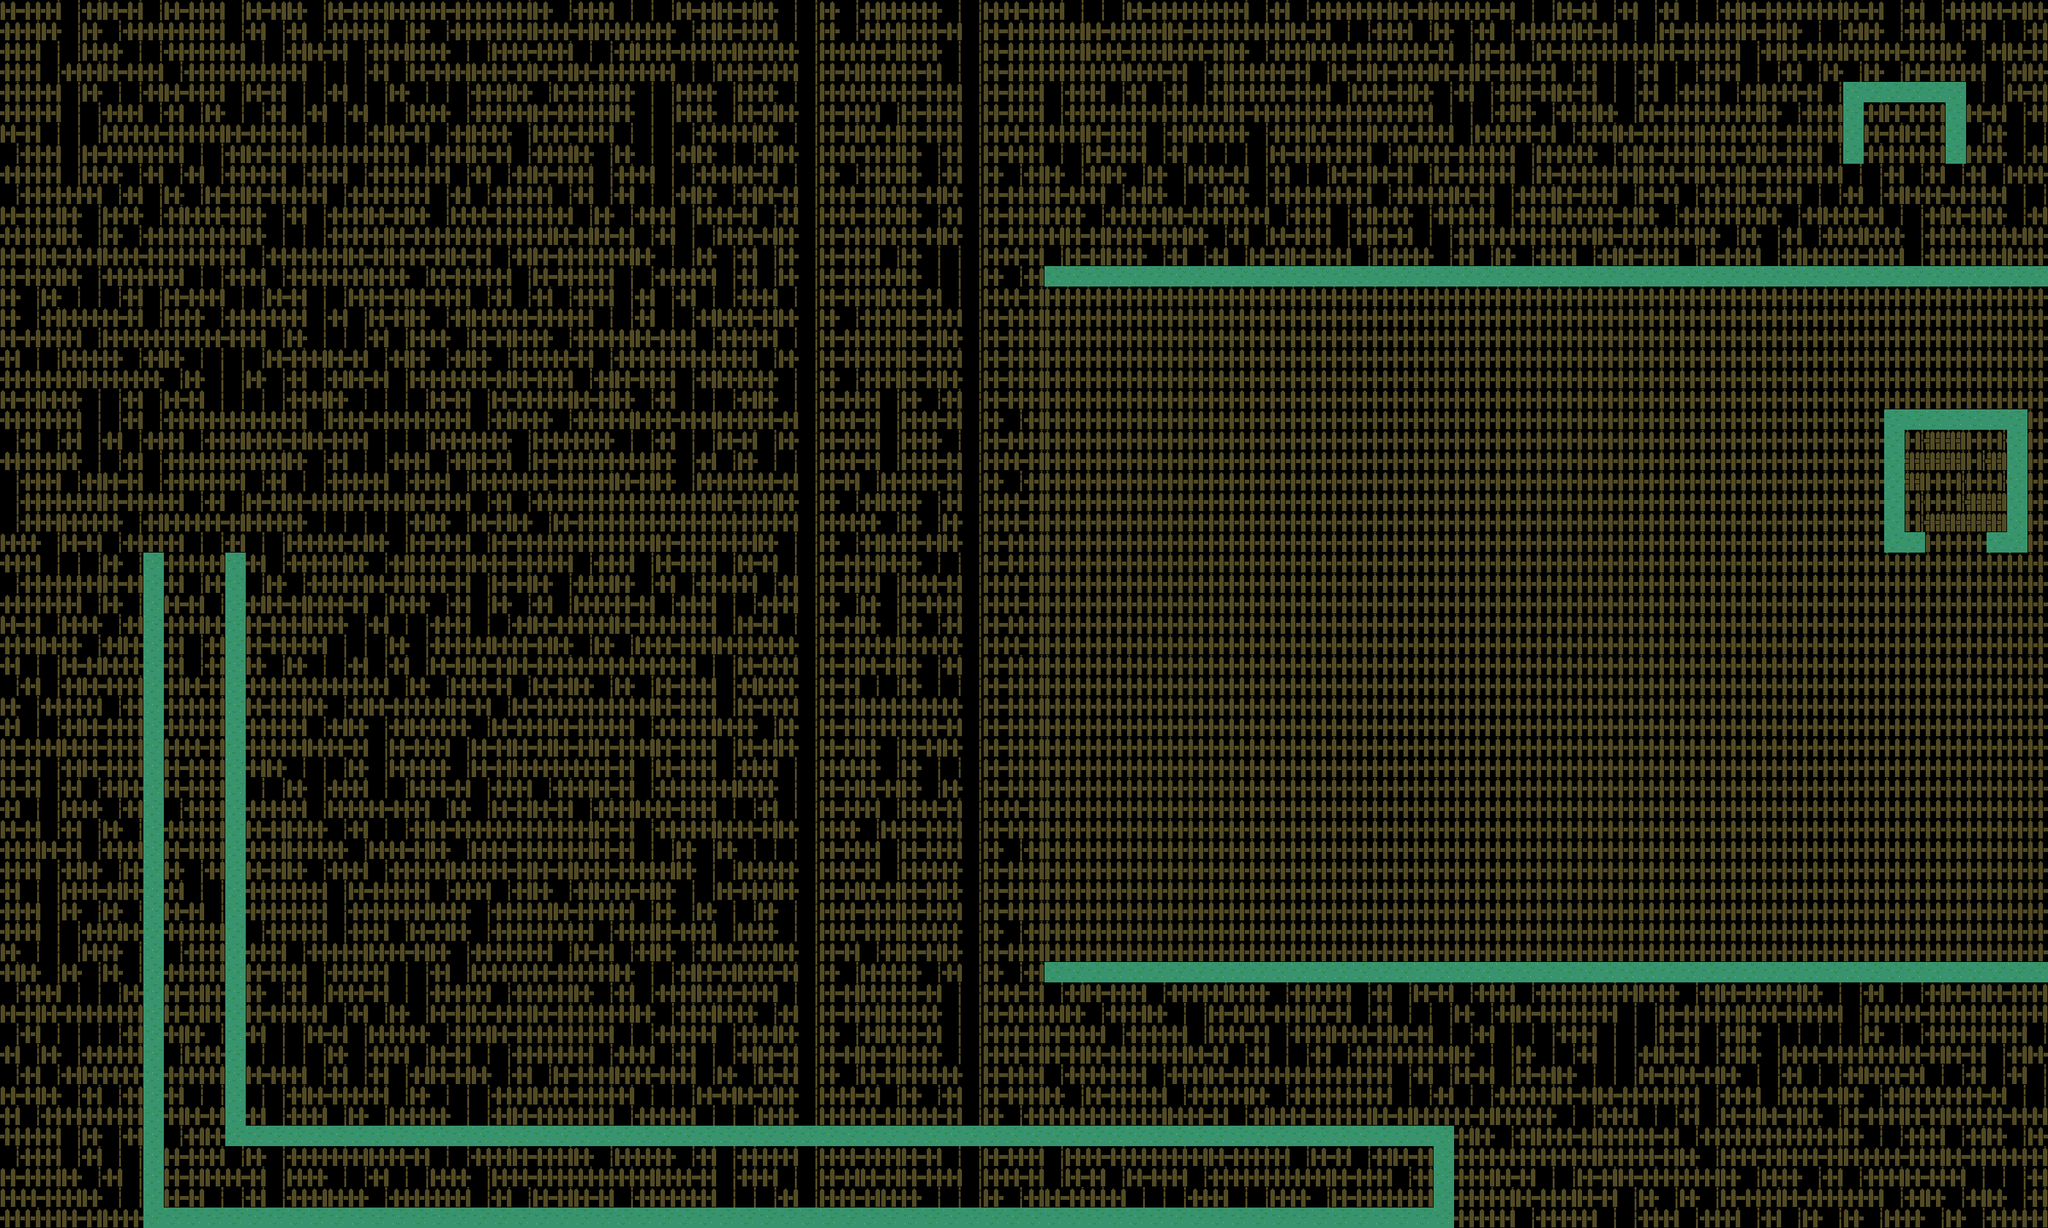

Rendered tile map (Tiled .tmx) drawn with the repository's tilesets; below, a short description and the map source with its tile grids summarised:
An orthogonal 100x60 tile map with 32x32 px tiles, 2 tile layers (background, foreground) and 34 objects (9x Enemy, 4x DogTrainer, Krissy, Hershey).

<map version="1.0" orientation="orthogonal" width="100" height="60" tilewidth="32" tileheight="32">
 <properties>
  <property name="song" value="level3" />
 </properties>
 <tileset firstgid="1" name="tileset" tilewidth="32" tileheight="32">
  <image source="tileset.png" width="256" height="32" />
 </tileset>
 <layer name="background" width="100" height="60">
  <data>[6000 cells, 6000 non-empty, 5 distinct tile ids]</data>
 </layer>
 <layer name="foreground" width="100" height="60">
  <data>[6000 cells, 343 non-empty, 5 distinct tile ids]</data>
 </layer>
 <objectgroup name="collision" width="100" height="60">
  <object x="0" y="-32" width="3200" height="32" />
  <object x="-32" y="0" width="32" height="1920" />
  <object x="0" y="1920" width="3200" height="32" />
  <object x="3200" y="0" width="32" height="1920" />
  <object x="1632" y="416" width="1568" height="32" />
  <object x="1632" y="1504" width="1568" height="32" />
  <object x="2944" y="832" width="64" height="32" />
  <object x="2944" y="640" width="32" height="192" />
  <object x="2976" y="640" width="192" height="32" />
  <object x="3136" y="672" width="32" height="192" />
  <object x="3104" y="832" width="32" height="32" />
  <object x="2240" y="1760" width="32" height="160" />
  <object x="352" y="1760" width="1888" height="32" />
  <object x="224" y="1888" width="2016" height="32" />
  <object x="352" y="864" width="32" height="896" />
  <object x="224" y="864" width="32" height="1024" />
  <object x="2880" y="128" width="32" height="128" />
  <object x="2912" y="128" width="160" height="32" />
  <object x="3040" y="160" width="32" height="96" />
 </objectgroup>
 <objectgroup name="entities" width="100" height="60">
  <object name="DogTrainer" x="3008" y="736" width="32" height="32" />
  <object name="DogTrainer" x="3072" y="736" width="32" height="32" />
  <object name="Enemy" x="2080" y="1824" width="32" height="32" />
  <object name="Enemy" x="2144" y="1824" width="32" height="32" />
  <object name="Enemy" x="1984" y="1824" width="32" height="32" />
  <object name="Enemy" x="1920" y="1824" width="32" height="32" />
  <object name="Enemy" x="3040" y="1216" width="32" height="32" />
  <object name="Enemy" x="2944" y="1312" width="32" height="32" />
  <object name="Enemy" x="3104" y="1376" width="32" height="32" />
  <object name="DogTrainer" x="1568" y="416" width="32" height="32" />
  <object name="Enemy" x="2912" y="288" width="32" height="32" />
  <object name="Enemy" x="3008" y="288" width="32" height="32" />
  <object name="DogTrainer" x="2304" y="736" width="32" height="32" />
  <object name="Krissy" x="2944" y="192" width="32" height="32" />
  <object name="Hershey" x="288" y="832" width="32" height="32" />
 </objectgroup>
</map>